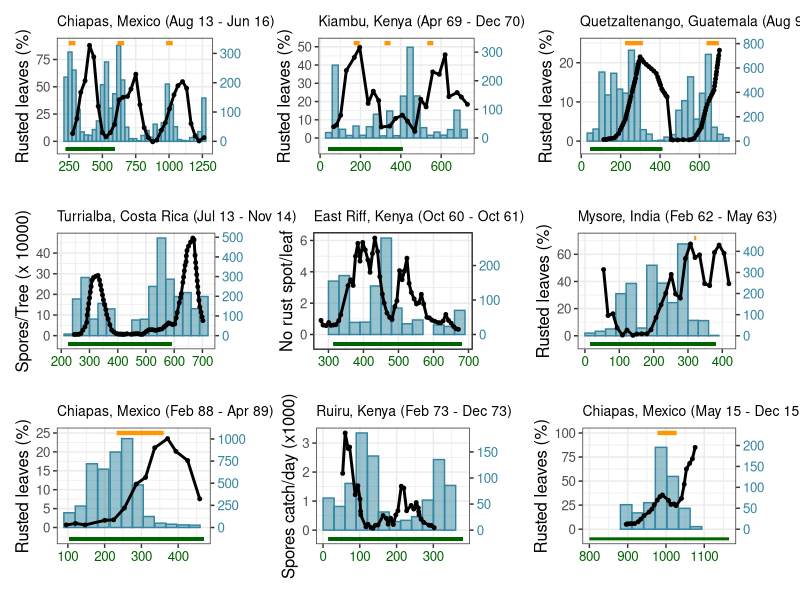

R code for this plot:
## ---- chunk 1

library(ggplot2)
library(tidyverse)
#install.packages('patchwork')
library(patchwork)
library(ggthemes)
mycols <- c("#021128","#1b4a64", "#3585a0", "#759580", "#c78f34", "#fd9706","#fdb81c","#fbdb30")
mycols3a <-c("#021128", "#fd9706", "#3585a0")
mycols3b <-c("#1b4a64", "#fdb81c", "#759580")


dGEN_rain <- read.csv("dataFull_RainRust/dGEN_rain.csv")
dGEN_rust <- read.csv("dataFull_RainRust/dGEN_rust.csv")

## ---- chunk 2

for (aidis in unique(dGEN_rust$ID)){
  coef <- paste("coef", aidis, sep = "_")
  assign(coef, max(dGEN_rain %>% filter(ID == aidis)%>%select(PP.mm))/max(dGEN_rust %>% filter(ID == aidis)%>% select(Rust)))
}


## ---- chunk 3
p_BOUD<-
  ggplot() + 
  geom_bar(data=dGEN_rain %>% filter(ID== "BOUD") , aes(x=AvDay, y=PP.mm/coef_BOUD), stat="identity", fill=mycols[3], width=30, color=mycols[3], alpha= 0.5)+
  geom_line(data=dGEN_rust %>% filter(ID== "BOUD"), aes(x=Day, y=Rust), size= 1)+
  geom_segment(data=dGEN_rain %>% filter(ID== "BOUD"), aes(x =AvDay[1], y =  -4, xend =  AvDay[1]+365, yend =  -4), color= "darkgreen", size= 1) + 
  scale_y_continuous(
  name = (dGEN_rust %>% filter(ID== "BOUD")%>% select(UNIT))[1,1],
  sec.axis = sec_axis(trans= ~.*coef_BOUD, name = "") #voy a quitar rainfall para que no se grafique
  ) + 
  theme_bw()+
  theme(axis.text.x = element_text(colour = "darkgreen"), axis.text.y.right = element_text(color = mycols[3]))+
  theme(text = element_text(size=12), plot.title = element_text(size=10))+
  geom_point(data=dGEN_rust %>% filter(ID== "BOUD"), aes(x=Day, y=Rust), size= 1)+
  labs(x= "",title = "Turrialba, Costa Rica (Jul 13 - Nov 14)")

## ---- chunk 4
p_BECK<-
  ggplot() + 
  geom_bar(data=dGEN_rain %>% filter(ID== "BECK") , aes(x=AvDay, y=PP.mm/coef_BECK), stat="identity", fill=mycols[3], width=30, color=mycols[3], alpha= 0.5)+
  geom_line(data=dGEN_rust %>% filter(ID== "BECK"), aes(x=Day, y=Rust), size= 1)+
  geom_segment(data=dGEN_rain %>% filter(ID== "BECK"), aes(x =AvDay[1], y =  -0.3, xend =  AvDay[1]+365, yend =  -0.3), color= "darkgreen", size= 1) + 
  scale_y_continuous(
  name = (dGEN_rust %>% filter(ID== "BECK")%>% select(UNIT))[1,1],
  sec.axis = sec_axis(trans= ~.*coef_BECK, name = "") #voy a quitar rainfall para que no se grafique
  ) + 
  theme_bw()+
  theme(axis.text.x = element_text(colour = "darkgreen"), axis.text.y.right = element_text(color = mycols[3]))+
  theme(text = element_text(size=12), plot.title = element_text(size=10))+
  geom_point(data=dGEN_rust %>% filter(ID== "BECK"), aes(x=Day, y=Rust), size= 1)+
  labs(x= "",title = "Ruiru, Kenya (Feb 73 - Dec 73)")

## ---- chunk 5
p_BOCK<-
  ggplot() + 
  geom_bar(data=dGEN_rain %>% filter(ID== "BOCK") , aes(x=AvDay, y=PP.mm/coef_BOCK), stat="identity", fill=mycols[3], width=30, color=mycols[3], alpha= 0.5)+
  geom_line(data=dGEN_rust %>% filter(ID== "BOCK"), aes(x=Day, y=Rust), size= 1)+
  geom_segment(data=dGEN_rain %>% filter(ID== "BOCK"), aes(x =AvDay[1], y =  -0.6, xend =  AvDay[1]+365, yend =  -0.6), color= "darkgreen", size= 1) + 
  scale_y_continuous(
  name = (dGEN_rust %>% filter(ID== "BOCK")%>% select(UNIT))[1,1],
  sec.axis = sec_axis(trans= ~.*coef_BOCK, name = "") #voy a quitar rainfall para que no se grafique
  ) + 
  theme_bw()+
  theme(axis.text.x = element_text(colour = "darkgreen"), axis.text.y.right = element_text(color = mycols[3]))+
  theme(text = element_text(size=12), plot.title = element_text(size=10))+
  geom_point(data=dGEN_rust %>% filter(ID== "BOCK"), aes(x=Day, y=Rust), size= 1)+
  labs(x= "",title = "East Riff, Kenya (Oct 60 - Oct 61)")

## ---- chunk 6
p_AVE_GUA<-
  ggplot() + 
  geom_bar(data=dGEN_rain %>% filter(ID== "AVE_GUA") , aes(x=AvDay, y=PP.mm/coef_AVE_GUA), stat="identity", fill=mycols[3], width=30, color=mycols[3], alpha= 0.5)+
  geom_line(data=dGEN_rust %>% filter(ID== "AVE_GUA"), aes(x=Day, y=Rust), size= 1)+
  geom_point(data=dGEN_rust %>% filter(ID== "AVE_GUA"), aes(x=Day, y=Rust), size= 1)+
  geom_segment(data=dGEN_rain %>% filter(ID== "AVE_GUA"), aes(x =AvDay[1], y =  -2, xend =  AvDay[1]+365, yend =  -2), color= "darkgreen", size= 1) + 
  geom_segment(aes(x = 222.2, y =  25, xend =  313.1, yend =  25), color= mycols[6], size= 1.5) + 
    geom_segment(aes(x = 635.5, y =  25, xend = 698.5, yend =  25), color= mycols[6], size= 1.5) + 
  scale_y_continuous(
  name = (dGEN_rust %>% filter(ID== "AVE_GUA")%>% select(UNIT))[1,1],
  sec.axis = sec_axis(trans= ~.*coef_AVE_GUA, name = "") #voy a quitar rainfall para que no se grafique
  ) + 
  theme_bw()+
  theme(axis.text.x = element_text(colour = "darkgreen"), axis.text.y.right = element_text(color = mycols[3]))+
  theme(text = element_text(size=12), plot.title = element_text(size=10))+
  labs(x= "",title = "Quetzaltenango, Guatemala (Aug 90 - Aug 91)")

## ---- chunk 7
p_ANAN<-
  ggplot() + 
  geom_bar(data=dGEN_rain %>% filter(ID== "ANAN") , aes(x=AvDay, y=PP.mm/coef_ANAN), stat="identity", fill=mycols[3], width=30, color=mycols[3], alpha= 0.5)+
  geom_line(data=dGEN_rust %>% filter(ID== "ANAN"), aes(x=Day, y=Rust), size= 1)+
  geom_point(data=dGEN_rust %>% filter(ID== "ANAN"), aes(x=Day, y=Rust), size= 1)+
  geom_segment(data=dGEN_rain %>% filter(ID== "ANAN"), aes(x =AvDay[1], y =  -6, xend =  AvDay[1]+365, yend =  -6), color= "darkgreen", size= 1) + 
  geom_segment(aes(x = 318, y =  72, xend =  324, yend =72), color= mycols[6], size= 1.5)+
  scale_y_continuous(
  name = (dGEN_rust %>% filter(ID== "ANAN")%>% select(UNIT))[1,1],
  sec.axis = sec_axis(trans= ~.*coef_ANAN, name = "") #voy a quitar rainfall para que no se grafique
  ) + 
  theme_bw()+
  theme(axis.text.x = element_text(colour = "darkgreen"), axis.text.y.right = element_text(color = mycols[3]))+
  theme(text = element_text(size=12), plot.title = element_text(size=10))+
  labs(x= "",title = "Mysore, India (Feb 62 - May 63)")
## ---- chunk 8
p_MULI<-
  ggplot() + 
  geom_bar(data=dGEN_rain %>% filter(ID== "MULI") , aes(x=AvDay, y=PP.mm/coef_MULI), stat="identity", fill=mycols[3], width=30, color=mycols[3], alpha= 0.5)+
  geom_line(data=dGEN_rust %>% filter(ID== "MULI"), aes(x=Day, y=Rust), size= 1)+
  geom_point(data=dGEN_rust %>% filter(ID== "MULI"), aes(x=Day, y=Rust), size= 1)+
  geom_segment(data=dGEN_rain %>% filter(ID== "MULI"), aes(x =AvDay[1], y =  -6, xend =  AvDay[1]+365, yend =  -6), color= "darkgreen", size= 1) + 
   geom_segment(aes(x = 166, y =52  , xend =  196, yend =52), color= mycols[6], size= 1.5)+
  geom_segment(aes(x = 319, y =52  , xend =  349, yend =52), color= mycols[6], size= 1.5)+
  geom_segment(aes(x = 531, y =52  , xend =  561, yend =52), color= mycols[6], size= 1.5)+
  scale_y_continuous(
  name = (dGEN_rust %>% filter(ID== "MULI")%>% select(UNIT))[1,1],
  sec.axis = sec_axis(trans= ~.*coef_MULI, name = "") #voy a quitar rainfall para que no se grafique
  ) + 
  theme_bw()+
  theme(axis.text.x = element_text(colour = "darkgreen"), axis.text.y.right = element_text(color = mycols[3]))+
  theme(text = element_text(size=12), plot.title = element_text(size=10))+
  labs(x= "",title = "Kiambu, Kenya (Apr 69 - Dec 70)")
## ---- chunk 9
p_AVE_TAPA<-
  ggplot() + 
  geom_bar(data=dGEN_rain %>% filter(ID== "AVE_TAPA") , aes(x=AvDay, y=PP.mm/coef_AVE_TAPA), stat="identity", fill=mycols[3], width=30, color=mycols[3], alpha= 0.5)+
  geom_line(data=dGEN_rust %>% filter(ID== "AVE_TAPA"), aes(x=Day, y=Rust), size= 1)+
  geom_point(data=dGEN_rust %>% filter(ID== "AVE_TAPA"), aes(x=Day, y=Rust), size= 1)+
  geom_segment(data=dGEN_rain %>% filter(ID== "AVE_TAPA"), aes(x =AvDay[1], y =  -3, xend =  AvDay[1]+365, yend =  -3), color= "darkgreen", size= 1) + 
  geom_segment(aes(x = 232.5, y =  25, xend = 360.6, yend =  25), color= mycols[6], size= 1.5) +
  scale_y_continuous(
  name = (dGEN_rust %>% filter(ID== "AVE_TAPA")%>% select(UNIT))[1,1],
  sec.axis = sec_axis(trans= ~.*coef_AVE_TAPA, name = "") #voy a quitar rainfall para que no se grafique
  ) + 
  theme_bw()+
  theme(axis.text.x = element_text(colour = "darkgreen"), axis.text.y.right = element_text(color = mycols[3]))+
  theme(text = element_text(size=12), plot.title = element_text(size=10))+
  labs(x= "",title = "Chiapas, Mexico (Feb 88 - Apr 89)")
## ---- chunk 10
p_VAN_LON<-
  ggplot() + 
  geom_bar(data=dGEN_rain %>% filter(ID== "VAN_LON") , aes(x=AvDay, y=PP.mm/coef_VAN_LON), stat="identity", fill=mycols[3], width=30, color=mycols[3], alpha= 0.5)+
  geom_line(data=dGEN_rust %>% filter(ID== "VAN_LON"), aes(x=Day, y=Rust), size= 1)+
  geom_point(data=dGEN_rust %>% filter(ID== "VAN_LON"), aes(x=Day, y=Rust), size= 1)+
  geom_segment(data=dGEN_rain %>% filter(ID== "VAN_LON"), aes(x =AvDay[1], y =  -7, xend =  AvDay[1]+365, yend =  -7), color= "darkgreen", size= 1) + 
 geom_segment(aes(x = 248, y =  90, xend =  298, yend =  90), color= mycols[6], size= 1.5) +
  geom_segment(aes(x = 613, y =  90, xend =  663, yend =  90), color= mycols[6], size= 1.5) +
    geom_segment(aes(x = 978, y =  90, xend =  1028, yend =  90), color= mycols[6], size= 1.5) +
  scale_y_continuous(
  name = (dGEN_rust %>% filter(ID== "VAN_LON")%>% select(UNIT))[1,1],
  sec.axis = sec_axis(trans= ~.*coef_VAN_LON, name = "") #voy a quitar rainfall para que no se grafique
  ) + 
  theme_bw()+
  theme(axis.text.x = element_text(colour = "darkgreen"), axis.text.y.right = element_text(color = mycols[3]))+
  theme(text = element_text(size=12), plot.title = element_text(size=10))+
  labs(x= "",title = "Chiapas, Mexico (Aug 13 - Jun 16)")
## ---- chunk 11
p_VAN_SHO<-
  ggplot() + 
  geom_bar(data=dGEN_rain %>% filter(ID== "VAN_SHO") , aes(x=AvDay, y=PP.mm/coef_VAN_SHO), stat="identity", fill=mycols[3], width=30, color=mycols[3], alpha= 0.5)+
  geom_line(data=dGEN_rust %>% filter(ID== "VAN_SHO"), aes(x=Day, y=Rust), size= 1)+
  geom_point(data=dGEN_rust %>% filter(ID== "VAN_SHO"), aes(x=Day, y=Rust), size= 1)+
 geom_segment(aes(x = 800, y =  -10, xend =  800+365, yend =  -10), color= "darkgreen", size= 1) +
 geom_segment(aes(x = 978, y =  100, xend =  1028, yend =  100), color= mycols[6], size= 1.5) +
  scale_y_continuous(
  name = (dGEN_rust %>% filter(ID== "VAN_SHO")%>% select(UNIT))[1,1],
  sec.axis = sec_axis(trans= ~.*coef_VAN_SHO, name = "") #voy a quitar rainfall para que no se grafique
  ) + 
  theme_bw()+
  theme(axis.text.x = element_text(colour = "darkgreen"), axis.text.y.right = element_text(color = mycols[3]))+
  theme(text = element_text(size=12), plot.title = element_text(size=10))+
  labs(x= "",title = "Chiapas, Mexico (May 15 - Dec 15)")
## ---- chunk 12
FULL_PLOT <-(p_VAN_LON+p_MULI+p_AVE_GUA)/(p_BOUD+p_BOCK+p_ANAN)/(p_AVE_TAPA+p_BECK+ p_VAN_SHO)
#FULL_PLOT

ggsave("./output_figures/fig2.png", height = 10, width = 12)

